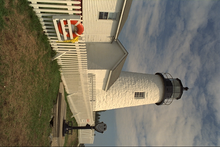
%> input picture Demosaicing_Bayer/__TRADITIONAL__/LSLC(Jeon Dubois)/Code/Kodak/19.tiff, 220 x 147 px, shrunk from 768 x 512 before the run
$ octave run_LSLCD_NE.m   (GNU Octave 9; MATLAB toolbox functions it lacks are replaced by stand-ins)
%> lines starting %> are read from the running program, lines starting %| are printed output that depends on the picture; in (x1, y1, x2, y2) boxes, pixels count from 0 and x2, y2 are one past the last pixel; in counts of white or black regions, pixels touching at a corner belong together; the program's own positions count from 1
### Demosaicing_Bayer/__TRADITIONAL__/LSLC(Jeon Dubois)/Code/create_CFAN.m
% Demosaicking of Noisy Bayer-Sampled Color Images with Least-Squares
% Luma-Chroma Demultiplexing and Noise Level Estimation
%
% Perform creating CFA
%
% IEEE Trans. Image Processing (submitted)
% This software is for provided for non-commercial and research purposes only
% Copyright Eric Dubois (edubois@site.uottawa.ca), University of Ottawa
% 2011
%
%      [CFA] = create_CFA(RGB,sigma)
%      RGB(:,:,3)   input RGB image
%      CFA(:,:)     output Bayer CFA mosaicked image
%
%      Upper left pixel is green, pixel to right of it is red, pixel below it is
%      blue
%
%      G R
%      B G
%
function [CFAN] = create_CFAN(RGB,sigma)
%> called with sigma = 10

S = size(RGB); N1 = S(1); N2 = S(2);
%> after `S = size(RGB)`: S = [147 220 3]
%> after `N1 = S(1)`: N1 = 147
%> after `N2 = S(2)`: N2 = 220
CFAN = zeros(N1,N2);

alphaR = 1.8523;
alphaG = 0.6891;
alphaB = 1.0000;

randn('state',0); noi=randn(N1,N2); noi=noi/255;
sigmaR = sqrt(alphaR)*sigma; sigmaG = sqrt(alphaG)*sigma; sigmaB = sqrt(alphaB)*sigma;
tetaR = sigmaR*noi; tetaG = sigmaG*noi; tetaB = sigmaB*noi;
teta = zeros(N1,N2,3); teta(:,:,1) = tetaR; teta(:,:,2) = tetaG; teta(:,:,3) = tetaB;
%> after `teta(:,:,3) = tetaB`:
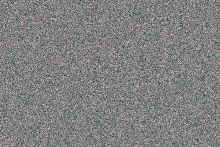
%> teta: size 147x220x3 double; mean R, G, B -0.000185, -0.000113, -0.000136; drawn with min black and max white
RGBn = RGB + teta;

CFAN(1:2:N1,2:2:N2) = RGBn(1:2:N1,2:2:N2,1); %red
CFAN(1:2:N1,1:2:N2) = RGBn(1:2:N1,1:2:N2,2); %green
CFAN(2:2:N1,2:2:N2) = RGBn(2:2:N1,2:2:N2,2); %green
CFAN(2:2:N1,1:2:N2) = RGBn(2:2:N1,1:2:N2,3); %blue


### Demosaicing_Bayer/__TRADITIONAL__/LSLC(Jeon Dubois)/Code/ENL.m
% Demosaicking of Noisy Bayer-Sampled Color Images with Least-Squares
% Luma-Chroma Demultiplexing and Noise Level Estimation
%
% Perform estimating noise level in CFAN
%
% IEEE Trans. Image Processing (submitted)
% This software is for provided for non-commercial and research purposes only
% Copyright Eric Dubois (edubois@site.uottawa.ca), University of Ottawa 2011
% *****************

function esigma = ENL(CFAn, CAorEA, KorL)
%> called with CAorEA = 'CA', KorL = 'K'

MO_CA = 1/0.97414;
MO_EA = 1/0.83893;

AO_CA_K = 10.2655 - 12.0902;
AO_EA_K = 10.2655 - 13.5570;
AO_CA_L = 10.2655 - 12.9975;
AO_EA_L = 10.2655 - 14.8415;

Wval=3;
sval=3;
selWval=5;
idx = 0;

MOmin = 1.8700;
AOminKodak = -0.5177;
AOminLC = -1.2514;
MOmedian = 1.2000;
AOmedianKodak = -4.4340;
AOmedianLC = -5.4659;

alphaR = 1.8523;
alphaG = 0.6891;
alphaB = 1.0000;

for numlist = [111 222 333 444 555]
    numcurrent = numlist;
    numf= floor(numcurrent/100);
    nums= floor(floor((numcurrent/100 - floor(numcurrent/100))*100)/10) ;
    numt= numlist-floor(numcurrent/10)*10 ;

    numlist(1)=numf;
    numlist(2)=nums;
    numlist(3)=numt;

    num1=numlist(1);
    num2=numlist(2);
    num3=numlist(3);

    S = size(CFAn); N1 = S(1); N2 = S(2);
    img1n = CFAn(1:2:N1,1:2:N2);
    imrn = CFAn(1:2:N1,2:2:N2);
    imbn = CFAn(2:2:N1,1:2:N2);
    img2n = CFAn(2:2:N1,2:2:N2);

    s1 = size(img1n,1);
    s2 = size(img1n,2);

    cLB = round(Wval/2);
    rLB = (Wval-1)/2;

    if(selWval == 5)
        mp1 = [0 -2 0 -1 0 1 0 2];
        mp2 = [-2 0 -1 0 1 0 2 0];
        mp3 = [-2 -2 -1 -1 1 1 2 2];
        mp4 = [2 -2 1 -1 -1 1 -2 2];
        mp5 = [2 0 1 0 0 1 0 2];
        mp6 = [0 -2 0 -1 1 0 2 0];
        mp7 = [0 -2 0 -1 -1 0 -2 0];
        mp8 = [-2 0 -1 0 0 1 0 2];
    elseif(selWval == 3)
        mp1 = [0 -1 0 1];
        mp2 = [-1 0 1 0];
        mp3 = [-1 -1 1 1];
        mp4 = [1 -1 -1 1];
        mp5 = [1 0 0 1];
        mp6 = [0 -1 1 0];
        mp7 = [0 -1 -1 0];
        mp8 = [-1 0 0 1];
    end

    g1rec = img1n;
    rrec = imrn;
    brec = imbn;
    g2rec = img2n;

    % homogeneity measurement
    for ki=0:ceil(s1/Wval)-2
        for kj=0:ceil(s2/Wval)-2
            addg1rec=0;
            addrrec=0;
            addbrec=0;
            addg2rec=0;
            if ( (ki*Wval+cLB <= 2) | (ki*Wval+cLB >= (s1-2)) | (kj*Wval+cLB <= 2) | (kj*Wval+cLB >= (s2-2)) )
                addg1rec = 1;
                addrrec = 1;
                addbrec = 1;
                addg2rec = 1;
            else
                for hhh=1:8
                    hhhh = hhh;
                    if hhhh==1
                        mp=mp1;
                    elseif hhhh==2
                        mp=mp2;
                    elseif hhhh==3
                        mp=mp3;
                    elseif hhhh==4
                        mp=mp4;
                    elseif hhhh==5
                        mp=mp5;
                    elseif hhhh==6
                        mp=mp6;
                    elseif hhhh==7
                        mp=mp7;
                    elseif hhhh==8
                        mp=mp8;
                    end
                    %%%%%%%%%%%%%%%%%%%%%%%%%%%%%%%%%%%%%
                    if(selWval == 5)
                        addg1rec = addg1rec + ( -g1rec(ki*Wval+cLB+mp(1),kj*Wval+cLB+mp(2)) - g1rec(ki*Wval+cLB+mp(3),kj*Wval+cLB+mp(4))...
                                    -g1rec(ki*Wval+cLB+mp(5),kj*Wval+cLB+mp(6)) - g1rec(ki*Wval+cLB+mp(7),kj*Wval+cLB+mp(8))...
                                    +4*g1rec(ki*Wval+cLB,kj*Wval+cLB));
                        addrrec = addrrec + ( -rrec(ki*Wval+cLB+mp(1),kj*Wval+cLB+mp(2)) - rrec(ki*Wval+cLB+mp(3),kj*Wval+cLB+mp(4))...
                                    -rrec(ki*Wval+cLB+mp(5),kj*Wval+cLB+mp(6)) - rrec(ki*Wval+cLB+mp(7),kj*Wval+cLB+mp(8))...
                                    +4*rrec(ki*Wval+cLB,kj*Wval+cLB));
                        addbrec = addbrec + ( -brec(ki*Wval+cLB+mp(1),kj*Wval+cLB+mp(2)) - brec(ki*Wval+cLB+mp(3),kj*Wval+cLB+mp(4))...
                                    -brec(ki*Wval+cLB+mp(5),kj*Wval+cLB+mp(6)) - brec(ki*Wval+cLB+mp(7),kj*Wval+cLB+mp(8))...
                                    +4*brec(ki*Wval+cLB,kj*Wval+cLB));
                        addg2rec = addg2rec + ( -g2rec(ki*Wval+cLB+mp(1),kj*Wval+cLB+mp(2)) - g2rec(ki*Wval+cLB+mp(3),kj*Wval+cLB+mp(4))...
                                    -g2rec(ki*Wval+cLB+mp(5),kj*Wval+cLB+mp(6)) - g2rec(ki*Wval+cLB+mp(7),kj*Wval+cLB+mp(8))...
                                    +4*g2rec(ki*Wval+cLB,kj*Wval+cLB));
                    elseif(selWval == 3)
                        addg1rec = addg1rec + ( -g1rec(ki*Wval+cLB+mp(1),kj*Wval+cLB+mp(2)) - g1rec(ki*Wval+cLB+mp(3),kj*Wval+cLB+mp(4))...
                                    +2*g1rec(ki*Wval+cLB,kj*Wval+cLB));
                        addrrec = addrrec + ( -rrec(ki*Wval+cLB+mp(1),kj*Wval+cLB+mp(2)) - rrec(ki*Wval+cLB+mp(3),kj*Wval+cLB+mp(4))...
                                    +2*rrec(ki*Wval+cLB,kj*Wval+cLB));
                        addbrec = addbrec + ( -brec(ki*Wval+cLB+mp(1),kj*Wval+cLB+mp(2)) - brec(ki*Wval+cLB+mp(3),kj*Wval+cLB+mp(4))...
                                    +2*brec(ki*Wval+cLB,kj*Wval+cLB));
                        addg2rec = addg2rec + ( -g2rec(ki*Wval+cLB+mp(1),kj*Wval+cLB+mp(2)) - g2rec(ki*Wval+cLB+mp(3),kj*Wval+cLB+mp(4))...
                                    +2*g2rec(ki*Wval+cLB,kj*Wval+cLB));
                    end
                end
            end
            G1di(ki+1,kj+1) = addg1rec;
            Rdi(ki+1,kj+1) = addrrec;
            Bdi(ki+1,kj+1) = addbrec;
            G2di(ki+1,kj+1) = addg2rec;
        end
    end

    g1Tdi = abs(G1di);
    rTdi = abs(Rdi);
    bTdi = abs(Bdi);
    g2Tdi = abs(G2di);
    idx=idx+1;

    sortg1Tdi=sort(g1Tdi(:),1);
    sortg1Tdi1 = sortg1Tdi(num1);
    sortg1Tdi2 = sortg1Tdi(num2);
    sortg1Tdi3 = sortg1Tdi(num3);
    sortrTdi=sort(rTdi(:),1);
    sortrTdi1 = sortrTdi(num1);
    sortrTdi2 = sortrTdi(num2);
    sortrTdi3 = sortrTdi(num3);
    sortbTdi=sort(bTdi(:),1);
    sortbTdi1 = sortbTdi(num1);
    sortbTdi2 = sortbTdi(num2);
    sortbTdi3 = sortbTdi(num3);
    sortg2Tdi=sort(g2Tdi(:),1);
    sortg2Tdi1 = sortg2Tdi(num1);
    sortg2Tdi2 = sortg2Tdi(num2);
    sortg2Tdi3 = sortg2Tdi(num3);

    indg1Tdi1 = find(g1Tdi == sortg1Tdi1);
    indg1Tdi2 = find(g1Tdi == sortg1Tdi2);
    indg1Tdi3 = find(g1Tdi == sortg1Tdi3);
    indrTdi1 = find(rTdi == sortrTdi1);
    indrTdi2 = find(rTdi == sortrTdi2);
    indrTdi3 = find(rTdi == sortrTdi3);
    indbTdi1 = find(bTdi == sortbTdi1);
    indbTdi2 = find(bTdi == sortbTdi2);
    indbTdi3 = find(bTdi == sortbTdi3);
    indg2Tdi1 = find(g2Tdi == sortg2Tdi1);
    indg2Tdi2 = find(g2Tdi == sortg2Tdi2);
    indg2Tdi3 = find(g2Tdi == sortg2Tdi3);

    ss1=size(g1Tdi,1);
    ss2=size(g1Tdi,2);
    g1Tdiim = zeros(ss1,ss2);
    rTdiim = zeros(ss1,ss2);
    bTdiim = zeros(ss1,ss2);
    g2Tdiim = zeros(ss1,ss2);
    g1Tdiim(indg1Tdi1)=1;
    g1Tdiim(indg1Tdi2)=2;
    g1Tdiim(indg1Tdi3)=3;
    rTdiim(indrTdi1)=1;
    rTdiim(indrTdi2)=2;
    rTdiim(indrTdi3)=3;
    bTdiim(indbTdi1)=1;
    bTdiim(indbTdi2)=2;
    bTdiim(indbTdi3)=3;
    g2Tdiim(indg2Tdi1)=1;
    g2Tdiim(indg2Tdi2)=2;
    g2Tdiim(indg2Tdi3)=3;

    mg1reclb = zeros(ceil(s1/Wval)-2, ceil(s2/Wval)-2);
    mrreclb = zeros(ceil(s1/Wval)-2, ceil(s2/Wval)-2);
    mbreclb = zeros(ceil(s1/Wval)-2, ceil(s2/Wval)-2);
    mg2reclb = zeros(ceil(s1/Wval)-2, ceil(s2/Wval)-2);

    g1num = 0;
    for ki=0:ceil(s1/Wval)-2
        for kj=0:ceil(s2/Wval)-2
            if( g1Tdiim(ki+1,kj+1) == 1 | g1Tdiim(ki+1,kj+1) == 2 | g1Tdiim(ki+1,kj+1) == 3 )
                g1reclb = g1rec(ki*Wval+cLB-rLB:ki*Wval+cLB+rLB,kj*Wval+cLB-rLB:kj*Wval+cLB+rLB);
                mg1reclb(ki+1,kj+1)= sum(sum(g1reclb))/Wval^2;
                g1num = g1num +1;
            end
        end
    end

    rnum = 0;
    for ki=0:ceil(s1/Wval)-2
        for kj=0:ceil(s2/Wval)-2
            if( rTdiim(ki+1,kj+1) == 1 | rTdiim(ki+1,kj+1) == 2 | rTdiim(ki+1,kj+1) == 3 )
                rreclb = rrec(ki*Wval+cLB-rLB:ki*Wval+cLB+rLB,kj*Wval+cLB-rLB:kj*Wval+cLB+rLB);
                mrreclb(ki+1,kj+1)= sum(sum(rreclb))/Wval^2;
                rnum = rnum +1;
            end
        end
    end

    bnum = 0;
    for ki=0:ceil(s1/Wval)-2
        for kj=0:ceil(s2/Wval)-2
            if( bTdiim(ki+1,kj+1) == 1 | bTdiim(ki+1,kj+1) == 2 | bTdiim(ki+1,kj+1) == 3 )
                breclb = brec(ki*Wval+cLB-rLB:ki*Wval+cLB+rLB,kj*Wval+cLB-rLB:kj*Wval+cLB+rLB);
                mbreclb(ki+1,kj+1)= sum(sum(breclb))/Wval^2;
                bnum = bnum +1;
            end
        end
    end

    g2num = 0;
    for ki=0:ceil(s1/Wval)-2
        for kj=0:ceil(s2/Wval)-2
            if( g2Tdiim(ki+1,kj+1) == 1 | g2Tdiim(ki+1,kj+1) == 2 | g2Tdiim(ki+1,kj+1) == 3 )
                g2reclb = g2rec(ki*Wval+cLB-rLB:ki*Wval+cLB+rLB,kj*Wval+cLB-rLB:kj*Wval+cLB+rLB);
                mg2reclb(ki+1,kj+1)= sum(sum(g2reclb))/Wval^2;
                g2num = g2num +1;
            end
        end
    end

    vg1reclb= zeros(ceil(s1/Wval)-2, ceil(s2/Wval)-2);
    vrreclb= zeros(ceil(s1/Wval)-2, ceil(s2/Wval)-2);
    vbreclb= zeros(ceil(s1/Wval)-2, ceil(s2/Wval)-2);
    vg2reclb= zeros(ceil(s1/Wval)-2, ceil(s2/Wval)-2);

    g1num = 0;
    for ki=0:ceil(s1/Wval)-2
        for kj=0:ceil(s2/Wval)-2
            if( g1Tdiim(ki+1,kj+1) == 1 | g1Tdiim(ki+1,kj+1) == 2 | g1Tdiim(ki+1,kj+1) == 3 )
                g1reclb2 = g1rec(ki*Wval+cLB-rLB:ki*Wval+cLB+rLB,kj*Wval+cLB-rLB:kj*Wval+cLB+rLB) - mg1reclb(ki+1,kj+1);
                vg1reclb(ki+1,kj+1)= sum(sum(g1reclb2.*g1reclb2))/(Wval^2 - 1);
                g1num = g1num +1;
            end
        end
    end

    rnum = 0;
    for ki=0:ceil(s1/Wval)-2
        for kj=0:ceil(s2/Wval)-2
            if( rTdiim(ki+1,kj+1) == 1 | rTdiim(ki+1,kj+1) == 2 | rTdiim(ki+1,kj+1) == 3 )
                rreclb2 = rrec(ki*Wval+cLB-rLB:ki*Wval+cLB+rLB,kj*Wval+cLB-rLB:kj*Wval+cLB+rLB) - mrreclb(ki+1,kj+1);
                vrreclb(ki+1,kj+1)= sum(sum(rreclb2.*rreclb2))/(Wval^2 - 1);
                rnum = rnum +1;
            end
        end
    end

    bnum = 0;
    for ki=0:ceil(s1/Wval)-2
        for kj=0:ceil(s2/Wval)-2
            if( bTdiim(ki+1,kj+1) == 1 | bTdiim(ki+1,kj+1) == 2 | bTdiim(ki+1,kj+1) == 3 )
                breclb2 = brec(ki*Wval+cLB-rLB:ki*Wval+cLB+rLB,kj*Wval+cLB-rLB:kj*Wval+cLB+rLB) - mbreclb(ki+1,kj+1);
                vbreclb(ki+1,kj+1)= sum(sum(breclb2.*breclb2))/(Wval^2 - 1);
                bnum = bnum +1;
            end
        end
    end

    g2num = 0;
    for ki=0:ceil(s1/Wval)-2
        for kj=0:ceil(s2/Wval)-2
            if( g2Tdiim(ki+1,kj+1) == 1 | g2Tdiim(ki+1,kj+1) == 2 | g2Tdiim(ki+1,kj+1) == 3 )
                g2reclb2 = g2rec(ki*Wval+cLB-rLB:ki*Wval+cLB+rLB,kj*Wval+cLB-rLB:kj*Wval+cLB+rLB) - mg2reclb(ki+1,kj+1);
                vg2reclb(ki+1,kj+1)= sum(sum(g2reclb2.*g2reclb2))/(Wval^2 - 1);
                g2num = g2num +1;
            end
        end
    end

    if(g1num == 0) g1num=0.000001;
    end
    if(rnum == 0) rnum=0.000001;
    end
    if(bnum == 0) bnum=0.000001;
    end
    if(g2num == 0) g2num=0.000001;
    end

    vg1 = sum(sum(vg1reclb))/g1num;
    vr = sum(sum(vrreclb))/rnum;
    vb = sum(sum(vbreclb))/bnum;
    vg2 = sum(sum(vg2reclb))/g2num;

    result_alpha_withoutalphadiv(idx,:) = [sqrt(vg1)*255 sqrt(vr)*255 sqrt(vb)*255 sqrt(vg2)*255];
    result_alpha(idx,:) = [sqrt(vg1)*255/sqrt(alphaG) sqrt(vr)*255/sqrt(alphaR) sqrt(vb)*255/sqrt(alphaB) sqrt(vg2)*255/sqrt(alphaG)];
end
%> this loop made 5 passes
%> (sortg1Tdi1, sortg1Tdi2, sortg1Tdi3, sortrTdi1, sortrTdi2, sortrTdi3, sortbTdi1, sortbTdi2) on passes 1 to 5: (0.0004, 0.0004, 0.0004, 0.0104, 0.0104, 0.0104, 0.00118, 0.00118), (0.00178, 0.00178, 0.00178, 0.014, 0.014, 0.014, 0.00192, 0.00192), (0.00228, 0.00228, 0.00228, 0.0166, 0.0166, 0.0166, 0.00215, 0.00215), (0.00356, 0.00356, 0.00356, 0.0187, 0.0187, 0.0187, 0.00971, 0.00971), (0.00491, 0.00491, 0.00491, 0.0193, 0.0193, 0.0193, 0.0101, 0.0101)
%> pass 1, in ENL, `imrn = CFAn(1:2:N1,2:2:N2);`:
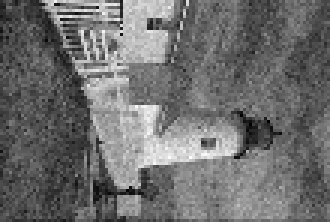
%> imrn: size 74x110 double (shown 3 times larger); min -0.00776, max 1.11, mean 0.479; drawn with min black and max white
%> pass 1, in ENL, `imbn = CFAn(2:2:N1,1:2:N2);`:
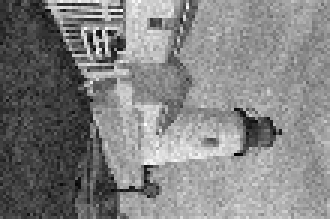
%> imbn: size 73x110 double (shown 3 times larger); min -0.0459, max 0.795, mean 0.384; drawn with min black and max white
%> pass 1, in ENL, `img2n = CFAn(2:2:N1,2:2:N2);`:
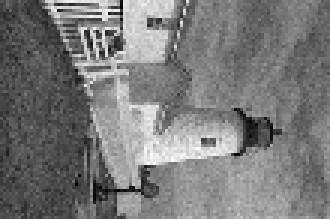
%> img2n: size 73x110 double (shown 3 times larger); min -0.0115, max 0.96, mean 0.453; drawn with min black and max white
%> after the loop:
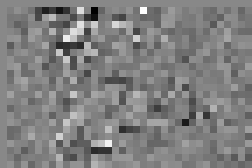
%> Rdi: size 24x36 double (shown 7 times larger); min -15.06, max 15.01, mean 0.0292; drawn with min black and max white
%> after the loop:
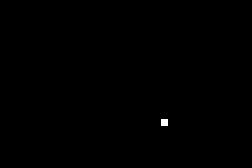
%> bTdiim: size 24x36 double (shown 7 times larger); values 0 (black) and 3 (white), 0.12% white in thin lines or dots, all inside (x1, y1, x2, y2) = (23, 17, 24, 18)
%> after the loop: g1Tdiim: size 24x36 double; values 0 (black) and 3 (white), 0.12% white in thin lines or dots, all inside (x1, y1, x2, y2) = (27, 2, 28, 3)
%> after the loop: g2Tdiim: size 24x36 double; values 0 (black) and 3 (white), 0.12% white in thin lines or dots, all inside (x1, y1, x2, y2) = (9, 20, 10, 21)
%> after the loop:
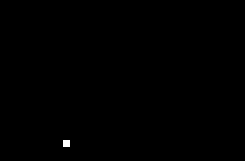
%> mg2reclb: size 23x35 double (shown 7 times larger); values 0 (black) and 0.256 (white), 0.12% white in thin lines or dots, all inside (x1, y1, x2, y2) = (9, 20, 10, 21)
%> after the loop, breclb = [0.631 0.715 0.63; 0.547 0.566 0.471; 0.469 0.503 0.547]; breclb2 = [0.0669 0.15 0.0655; -0.0172 0.00171 -0.0936; -0.0949 -0.0613 -0.0176]; g1reclb = [0.374 0.41 0.325; 0.383 0.393 0.368; 0.419 0.388 0.371]; g1reclb2 = [-0.00734 0.0289 -0.0562; 0.00202 0.012 -0.0128; 0.0375 0.0065 -0.0105]; g2reclb = [0.226 0.323 0.238; 0.27 0.301 0.172; 0.278 0.247 0.247]; g2reclb2 = [-0.0302 0.0674 -0.0179; 0.0143 0.0449 -0.0837; 0.0224 -0.0085 -0.00866]; hhhh = 8; idx = 5; mp = [-2 0 -1 0 0 1 0 2]; mp1 = [0 -2 0 -1 0 1 0 2]; mp2 = [-2 0 -1 0 1 0 2 0]; mp3 = [-2 -2 -1 -1 1 1 2 2]; mp4 = [2 -2 1 -1 -1 1 -2 2]; mp5 = [2 0 1 0 0 1 0 2]

rawad  = result_alpha_withoutalphadiv;
%> rawad = [45.6 12.15 8.87 7.66; 11.16 8.72 9.34 12.87; 12.57 10.36 10.53 8.52; 15.35 13.2 13.5 37.36; 6.94 20.6 20.86 11.28]
ra = result_alpha;
%> ra = [54.93 8.93 8.87 9.23; 13.45 6.4 9.34 15.51; 15.14 7.61 10.53 10.27; 18.5 9.7 13.5 45.01; 8.36 15.14 20.86 13.58]

Gdiv1 = (sum(ra(:,1)) - max(ra(:,1)) - min(ra(:,1)))/3;
%> Gdiv1 = 15.7
Rdiv1 = (sum(ra(:,2)) - max(ra(:,2)) - min(ra(:,2)))/3;
%> Rdiv1 = 8.75
Bdiv1 = (sum(ra(:,3)) - max(ra(:,3)) - min(ra(:,3)))/3;
%> Bdiv1 = 11.12
Gdiv2 = (sum(ra(:,4)) - max(ra(:,4)) - min(ra(:,4)))/3;
%> Gdiv2 = 13.12

Gundiv1 = (sum(rawad(:,1)) - max(rawad(:,1)) - min(rawad(:,1)))/3;
%> Gundiv1 = 13.03
Rundiv1 = (sum(rawad(:,2)) - max(rawad(:,2)) - min(rawad(:,2)))/3;
%> Rundiv1 = 11.9
Bundiv1 = (sum(rawad(:,3)) - max(rawad(:,3)) - min(rawad(:,3)))/3;
%> Bundiv1 = 11.12
Gundiv2 = (sum(rawad(:,4)) - max(rawad(:,4)) - min(rawad(:,4)))/3;
%> Gundiv2 = 10.89

DIV = [Gdiv1 Rdiv1 Bdiv1 Gdiv2];
%> DIV = [15.7 8.75 11.12 13.12]
UNDIV = [Gundiv1 Rundiv1 Bundiv1 Gundiv2];
%> UNDIV = [13.03 11.9 11.12 10.89]

UNDIV_Bundiv1 = [Gundiv1/Bundiv1 Rundiv1/Bundiv1 Bundiv1/Bundiv1 Gundiv2/Bundiv1];
%> UNDIV_Bundiv1 = [1.17 1.07 1 0.979]
alphaRrec =  (Rundiv1/Bundiv1)^2;
%> alphaRrec = 1.15
alphaGrec =  ((Gundiv1+Gundiv2)/(2*Bundiv1))^2;
%> alphaGrec = 1.16

[alphaR alphaG alphaB];
[alphaRrec alphaGrec alphaB];

DIVrec = [sqrt(alphaGrec)*Gundiv1 sqrt(alphaRrec)*Rundiv1 Bundiv1 sqrt(alphaGrec)*Gundiv2];
%> DIVrec = [14.01 12.74 11.12 11.71]


if (CAorEA == 'CA' & KorL == 'K')
    ['CA' 'K'];
    esigma = MO_CA*median(DIV)+AO_CA_K;
%> esigma = 10.62
elseif (CAorEA == 'CA' & KorL == 'L')
    ['CA' 'L'];
    esigma = MO_CA*median(DIV)+AO_CA_L;
elseif (CAorEA == 'EA' & KorL == 'K')
    ['EA' 'K'];
    esigma = MO_EA*median(DIVrec)+AO_EA_K;
elseif (CAorEA == 'EA' & KorL == 'L')
    ['EA' 'L'];
    esigma = MO_EA*median(DIVrec)+AO_EA_L;
end

### Demosaicing_Bayer/__TRADITIONAL__/LSLC(Jeon Dubois)/Code/run_LSLCD_NE.m
% Demosaicking of Noisy Bayer-Sampled Color Images with Least-Squares
% Luma-Chroma Demultiplexing and Noise Level Estimation
%
% Perform demosaicking on the Kodak image set using one single filter
% package with the intent to generate the actual demosaicked images
%
% IEEE Trans. Image Processing (submitted)
% This software is for provided for non-commercial and research purposes only
% Copyright Eric Dubois (edubois@site.uottawa.ca), University of Ottawa 2011
% *****************

% Initialize MATLAB Workspace
clc; clear all; close all;

% Setup frame size when computing MSE/PSNR
frame = 11;

% added noise sigma
sigma = 10;

% noise level estimation parameters
CAorEA = 'CA';
% CAorEA = 'EA';

KorL = 'K';
% KorL = 'L';

% Implementation
image_fname='Kodak\19.tiff';
ORIG = im2double(imread(image_fname));
CFAN = create_CFAN(ORIG, sigma);
esigma = ENL(CFAN, CAorEA, KorL);
%> esigma = 10.62
resigma = 2*round(esigma/2);
%> resigma = 10

% Select h1 h2a h2b filter
%     % LSLCD-NE algorithm using 11x11 $f_{ST}$
%     filtername = sprintf('filters\\filters_RGB_ST\\filters_RGB_im%02d_sigma%02d%s',19,resigma,'.mat');
    % LSLCD-NE algorithm using 'filtersize'x'filtersize' $f_{GT}$
    filtersize = 13; filtername = sprintf('filters\\filters_RGB_GT\\filters_RGB_%02dx%02d_GT_sigma%02d%s',filtersize,filtersize,resigma,'.mat');
%> after `filtername = sprintf('filters\\filters_RGB_GT\\filters_RGB_%02dx%02d_G`: filtername = 'filters\filters_RGB_GT\filters_RGB_13x13_GT_sigma10.mat'

% Load filter
%> (the run ends here)
